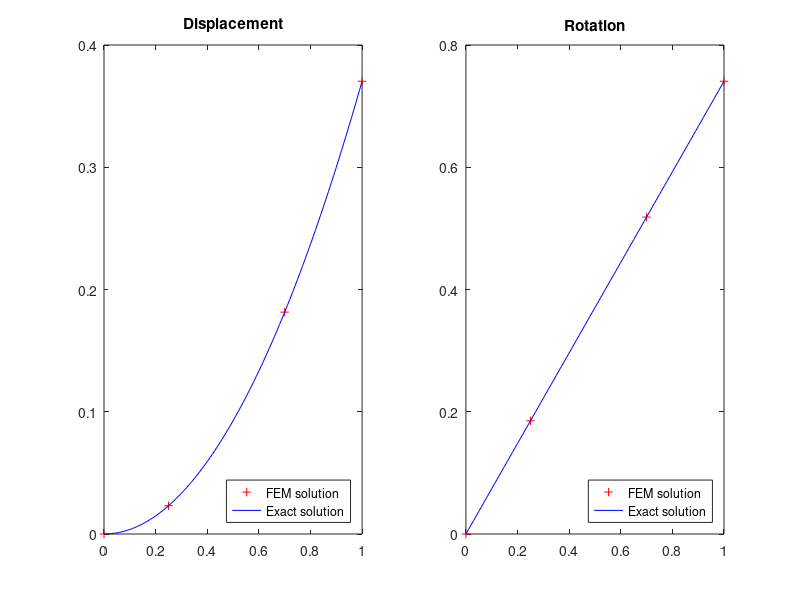

This figure's MATLAB source:
function Draw_Timo()
 CAL_ERROR = 0;
 CONV_ANAY = 0;
 PATCHTEST = 1;
 v0 = [0 2.3148148148e-02 1.8148148148e-01 3.7037037037e-01];
 e0 = [0 1.8518518519e-01 5.1851851852e-01 7.4074074074e-01];
%% convergence analysis
if CONV_ANAY == 1
    h = [1 2 4 8];
    err_M_0 = [1.371739e+00 3.429348e-01 8.573371e-02 2.143345e-02];
    err_M_1 = [2.930884e-01 1.795422e-01 7.001332e-02 2.030200e-02];
    err_F_0 = [3.740312e-01 1.151161e-01 3.029294e-02 7.829946e-03];
    err_F_1 = [1.043677e-01 6.405428e-02 2.513301e-02 7.454413e-03];
    h = log(h);
    err_M_0 = log(err_M_0);
    err_M_1 = log(err_M_1);
    err_F_0 = log(err_F_0);
    err_F_1 = log(err_F_1);
    p1 = polyfit(h(2:4),err_M_0(2:4),1);
    p2 = polyfit(h(2:4),err_M_1(2:4),1);
    p3 = polyfit(h(2:4),err_F_0(2:4),1);
    p4 = polyfit(h(2:4),err_F_1(2:4),1);
    figure(1)
        subplot(1,2,1)
        plot(h,polyval(p1,h),'b',h,err_M_0,'r+');
        xlabel('log h');
        ylabel('log err');
        legend(['\alpha = ',num2str(p1(1))]);
        title('Concentrated M_z (with SRINT)');
        subplot(1,2,2);
        plot(h,polyval(p2,h),'b',h,err_M_1,'r+');
        xlabel('log h');
        ylabel('log err');
        legend(['\alpha = ', num2str(p2(1))]);
        title('Concentrated M_z (without SRINT)');
    figure(2)
        subplot(1,2,1)
        plot(h,polyval(p3,h),'b',h,err_F_0,'r+');
        xlabel('log h');
        ylabel('log err');
        legend(['\alpha = ',num2str(p3(1))]);
        title('Concentrated F_Q (with SRINT)')
        subplot(1,2,2);
        plot(h,polyval(p4,h),'b',h,err_F_1,'r+');
        xlabel('log h');
        ylabel('log err');
        legend(['\alpha = ',num2str(p4(1))]);
        title('Concentrated F_Q (without SRINT)');
end
if CAL_ERROR == 1
% Number of elements
    N = 1;
% Number of Gauss points
    n = 3;
    [weight,GaussPoints] = GetGauss(n);
    len = 1/N;
% Calculate the err of energy-norm
    INTk = 0;
    INTy = 0;
    for i = 1:N
        J = 0.5 * len;
        xe1 = (i-1)/N;
        xe2 = i/N;
        ve1 = v0(i);
        ve2 = v0(i+1);
        ee1 = e0(i);
        ee2 = e0(i+1);
        FEMdv = (ve2 - ve1)/len;
        FEMde = (ee2 - ee1)/len;
        Intk = 0;
        Inty = 0;
        for j = 1:n
          % Calculate the Gauss points in the physical coordinate
            gaussj = 0.5*(xe1 + xe2) + 0.5*GaussPoints(j)*(xe2 - xe1);
            FEMej = Linear(xe1,ee1,xe2,ee2,gaussj);
            [EXAvj,EXAej] = Fsolution(gaussj);
            [EXAdvj,EXAdej] = Fdsolution(gaussj);
          % Do the Gauss integration
            Intk = Intk + J*weight(j)*(EXAdej - FEMde)^2;
            Inty = Inty + J*weight(j)*((FEMdv - FEMej) - (EXAdvj - EXAej))^2;
        end
        INTk = INTk + 0.5*1000*0.00135*Intk;
        INTy = INTy + 0.5*400*0.18/1.2*Inty;
    end
    err = INTk + INTy;
    fprintf('INTk = %d \n',INTk);
    fprintf('INTy = %d \n',INTy);
    fprintf('Error = %d \n',err);
end
%% patch test
if PATCHTEST == 1
    x0 = [0 0.25 0.7 1];
% Calculate the disp and rota
  % Number of points plotting the accurate solution
    N = 100;
    x = zeros(N+1);
    v = zeros(N+1);
    e = zeros(N+1);
    for i = 1:N+1
     x(i) = (i-1)/N;
     [v(i),e(i)] = Msolution(x(i));
    end
  % Plot the disp and rota
    figure(1)
    ax1 = subplot(1,2,1);
    plot(ax1,x0,v0,'r+',x,v,'b-');
    legend(ax1,'FEM solution','Exact solution','Location','southeast');
    title(ax1,'Displacement')
    ax2 = subplot(1,2,2);
    plot(ax2,x0,e0,'r+',x,e,'b-');
    title(ax2,'Rotation')
    legend(ax2,'FEM solution','Exact solution','Location','southeast');
% % Calculate the bending and shear strain
%     x00 = [0.125, 0.375, 0.625, 0.875];
%     dv0 = zeros(1,4);
%     de0 = zeros(1,4);
%     e00 = zeros(1,4);
%     for i = 1:4
%         dv0(1,i) = (v0(1,i+1) - v0(1,i))/0.25;
%         de0(1,i) = (e0(1,i+1) - e0(1,i))/0.25;
%         e00(1,i) = (e0(1,i+1) + e0(1,i))/2;
%     end
%     k0 = de0;
%     y0 = dv0 - e00;
%     dv = zeros(N+1);
%     de = zeros(N+1);
%     for i = 1:N+1
%      x(i) = (i-1)/N;
%      [dv(i),de(i)] = Mdsolution(x(i));
%     end
%     k = de;
%     y = dv - e;
%   % Plot the bending and shear strain
%     figure(2)
%     ax11 = subplot(1,2,1);
%     plot(ax11,x00,k0,'r+',x,k,'b-');
%     title(ax11,'Bending strain')
%     legend(ax11,'FEM solution','Exact solution','Location','southeast');
%     ax21 = subplot(1,2,2);
%     plot(ax21,x00,y0,'r+',x,y,'b-');
%     title(ax21,'Shear strain')
%     legend(ax21,'FEM solution','Exact solution','Location','southeast');
end
end

function [v,e] = Msolution(x)
 v = 1/2000/0.00135*x*x;
 e = 1/1000/0.00135*x;
end
function [dv,de] = Mdsolution(x)
 dv = 1/1000/0.00135*x;
 de = 1/1000/0.00135;
end

function [v,e] = Fsolution(x)
 v = -1/6000/0.00135*x*x*x + 1/2000/0.00135*x*x + 1.2/400/0.18*x;
 e = -1/2000/0.00135*x*x + 1/1000/0.00135*x;
end
function [dv,de] = Fdsolution(x)
 dv = -1/2000/0.00135*x*x + 1/1000/0.00135*x + 1.2/400/0.18;
 de = -1/1000/0.00135*x + 1/1000/0.00135;
end

function y = Linear(x1,y1,x2,y2,x)
y = y1 + (y2 - y1)/(x2 - x1) * (x - x1);
end
function [weight, GaussPoints] = GetGauss(n)
if n == 3
 weight = [5/9 8/9 5/9];
 GaussPoints = [-sqrt(3/5) 0 sqrt(3/5)];
end
end